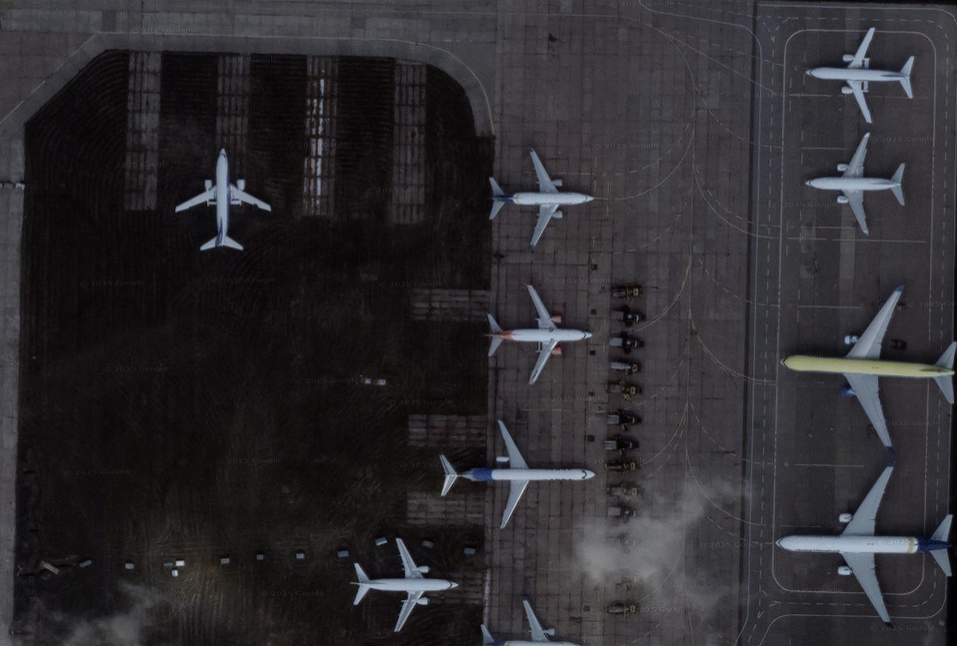
#> input picture Lab2/planes1.png, 957 x 646 px
$ python Lab2.py
#> lines starting #> are read from the running program, lines starting #| are printed output that depends on the picture; after the words box and inside, x2 and y2 are one past the last pixel; in counts of white or black regions, pixels touching at a corner belong together; long printed decimals are rounded
import cv2
import matplotlib.pyplot as plt
import matplotlib

matplotlib.use('TkAgg')
from skimage.metrics import structural_similarity


def image_read(file_path1, file_path2):
#> called with file_path1 = 'planes1.png', file_path2 = 'planes_light_back.png'
    image1 = cv2.imread(file_path1)
#> image1 is the input picture: shape (646, 957, 3); mean B, G, R 47.2, 43.8, 45.5
    image2 = cv2.imread(file_path2)
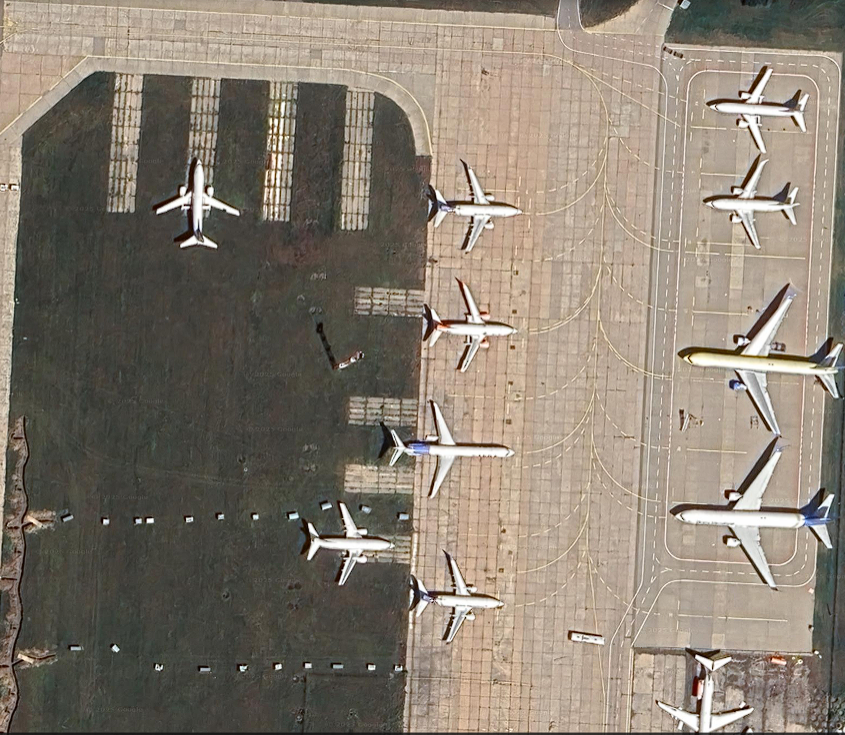
#> input picture Lab2/planes_light_back.png, 845 x 735 px
#> image2 is the input picture: shape (735, 845, 3); mean B, G, R 112.9, 125.7, 135.6
    image1 = cv2.resize(image1, (800, 500))
#> image1: shape (500, 800, 3)
    image2 = cv2.resize(image2, (800, 500))
#> image2: shape (500, 800, 3)

    plt.figure(figsize=(10, 5))
    plt.subplot(1, 2, 1)
    image1 = cv2.cvtColor(image1, cv2.COLOR_BGR2RGB)
    plt.imshow(image1)
    plt.axis('off')
    plt.title('Image 1')

    plt.subplot(1, 2, 2)
    image2 = cv2.cvtColor(image2, cv2.COLOR_BGR2RGB)
    plt.imshow(image2)
    plt.axis('off')
    plt.title('Image 2')
    plt.show()
    return image1, image2


def compare_image(edges1, edges2):
    ssim_score = structural_similarity(edges1, edges2)
    return ssim_score


def draw_contours(image1, image2, edges1, edges2):
    contours1, _ = cv2.findContours(edges1, cv2.RETR_EXTERNAL, cv2.CHAIN_APPROX_SIMPLE)
    contours2, _ = cv2.findContours(edges2, cv2.RETR_EXTERNAL, cv2.CHAIN_APPROX_SIMPLE)

    contour_img1 = image1.copy()
    contour_img2 = image2.copy()

    plt.figure(figsize=(10, 5))
    plt.subplot(1, 2, 1)

    cv2.drawContours(contour_img1, contours1, -1, (0, 255, 0), 2)

    plt.imshow(contour_img1)
    plt.axis('off')
    plt.title('Contours Image 1')

    plt.subplot(1, 2, 2)

    cv2.drawContours(contour_img2, contours2, -1, (0, 255, 0), 2)
    plt.imshow(contour_img2)
    plt.axis('off')
    plt.title('Contours Image 2')
    plt.show()
    return contour_img1, contour_img2


def analyse_images(image1, image2):
    gray1 = cv2.cvtColor(image1, cv2.COLOR_RGB2GRAY)
    gray2 = cv2.cvtColor(image2, cv2.COLOR_RGB2GRAY)


    plt.figure(figsize=(10, 5))
    plt.subplot(1, 2, 1)
    plt.imshow(gray1, cmap='gray')
    plt.axis('off')
    plt.title('Image 1 Grayscale')
    plt.subplot(1, 2, 2)
    plt.imshow(gray2, cmap='gray')
    plt.axis('off')
    plt.title('Image 2 Grayscale')
    plt.show()

    gray1 = cv2.createCLAHE(clipLimit=2.0, tileGridSize=(8, 8)).apply(gray1)
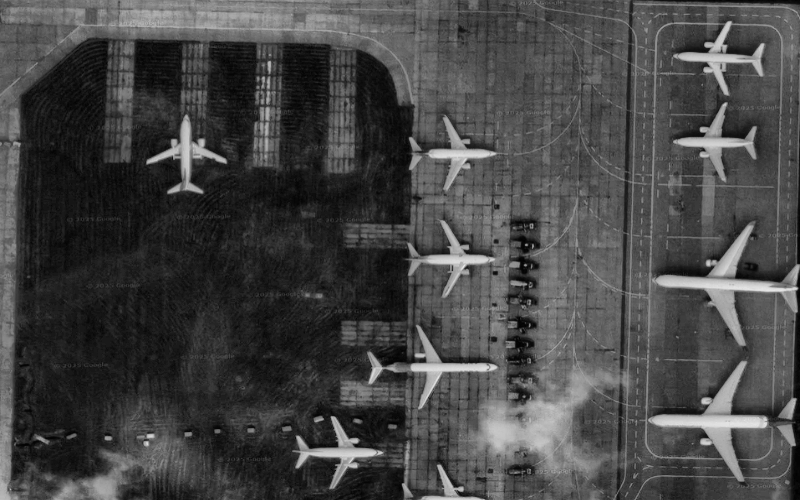
#> gray1: shape (500, 800); min 1, max 232, mean 69.3
    gray2 = cv2.createCLAHE(clipLimit=2.0, tileGridSize=(8, 8)).apply(gray2)

    plt.figure(figsize=(10, 5))
    plt.subplot(1, 2, 1)
    plt.imshow(gray1, cmap='gray')
    plt.axis('off')
    plt.title('Image 1 CLAHE')
    plt.subplot(1, 2, 2)
    plt.imshow(gray2, cmap='gray')
    plt.axis('off')
    plt.title('Image 2 CLAHE')
    plt.show()


    blur1 = cv2.GaussianBlur(gray1, (7, 7), 0)
    blur2 = cv2.GaussianBlur(gray2, (7, 7), 0)
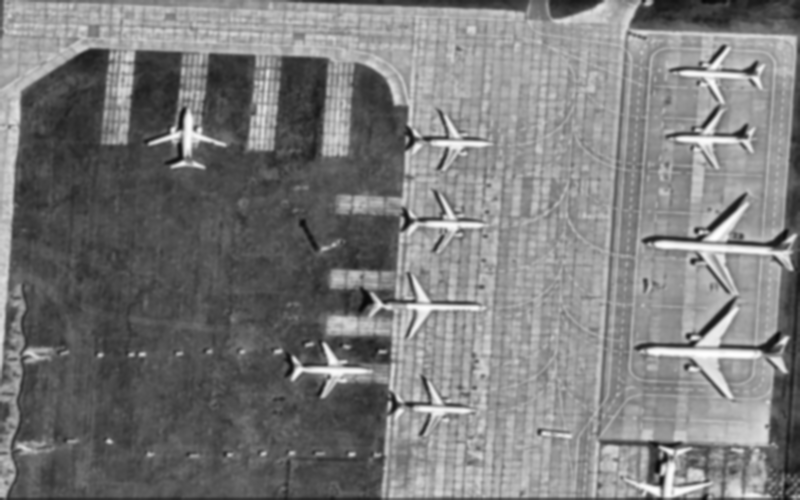
#> blur2: shape (500, 800); min 8, max 254, mean 123
    plt.figure(figsize=(10, 5))
    plt.subplot(1, 2, 1)
    plt.imshow(blur1, cmap='gray')
    plt.axis('off')
    plt.title('Image 1 Gaussian Blur')
    plt.subplot(1, 2, 2)
    plt.imshow(blur2, cmap='gray')
    plt.axis('off')
    plt.title('Image 2 Gaussian Blur')
    plt.show()

    edges1 = cv2.Canny(blur1, 120, 200)
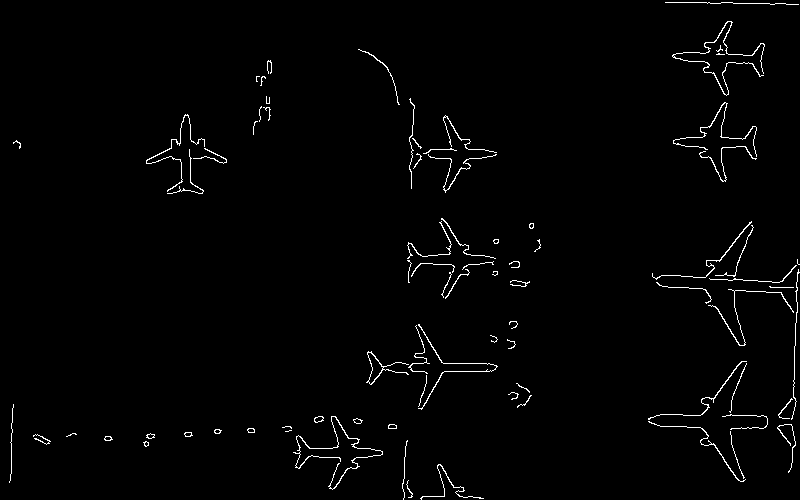
#> edges1: shape (500, 800); 1.5% white in thin lines or dots
    edges2 = cv2.Canny(blur2, 200, 370)
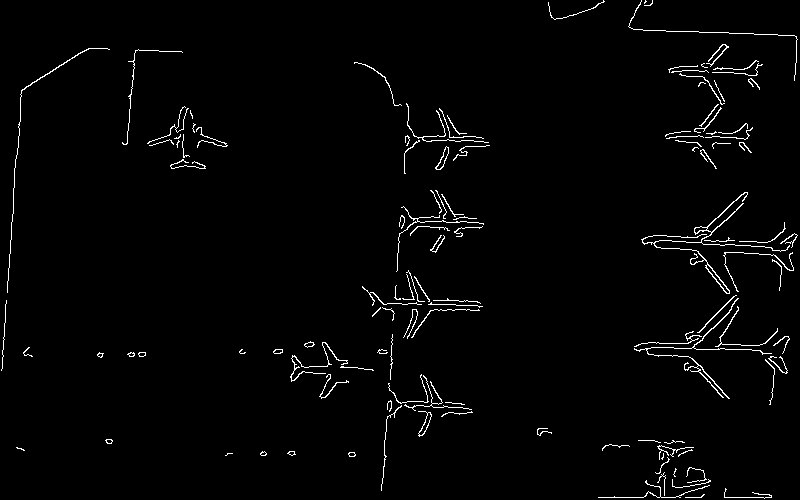
#> edges2: shape (500, 800); 1.9% white in thin lines or dots

    plt.figure(figsize=(10, 5))
    plt.subplot(1, 2, 1)
    plt.imshow(edges1, cmap='gray')
    plt.axis('off')
    plt.title('Image 1 Canny Edges')
    plt.subplot(1, 2, 2)
    plt.imshow(edges2, cmap='gray')
    plt.axis('off')
    plt.title('Image 2 Canny Edges')
    plt.show()

    return edges1, edges2


satellite_img1, satellite_img2 = image_read('planes1.png', 'planes_light_back.png')

edges1, edges2 = analyse_images(satellite_img1, satellite_img2)

contour_img1 = draw_contours(satellite_img1, satellite_img2, edges1, edges2)
#> in draw_contours, `contours1, _ = cv2.findContours(edges1, cv2.RETR_EXTERNAL, cv2.CHAIN_A..`: contours1 = 80 contours, 55 with area under 20; largest, box (x1, y1, x2, y2) and area: (366, 351, 409, 385) 260, (672, 21, 765, 96) 78, (293, 416, 383, 490) 76, (652, 221, 752, 280) 48, (418, 324, 498, 410) 45
#> in draw_contours, `contours2, _ = cv2.findContours(edges2, cv2.RETR_EXTERNAL, cv2.CHAIN_A..`: contours2 = 119 contours, 98 with area under 20; largest, box (x1, y1, x2, y2) and area: (641, 192, 790, 294) 312, (634, 298, 772, 399) 120, (435, 146, 449, 170) 108, (418, 411, 432, 437) 106, (290, 342, 348, 382) 48
#> in draw_contours, `cv2.drawContours(contour_img1, contours1, -1, (0, 255, 0), 2)`:
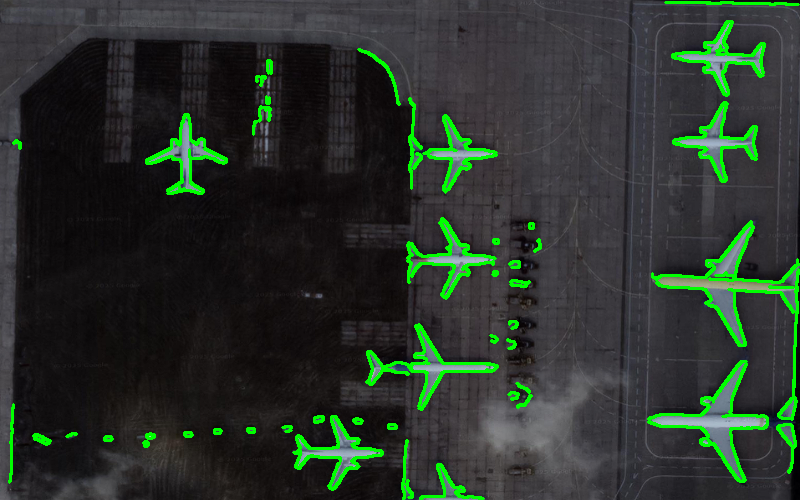
#> contour_img1: shape (500, 800, 3); mean R, G, B 42.3, 52.3, 43.4
#> in draw_contours, `cv2.drawContours(contour_img2, contours2, -1, (0, 255, 0), 2)`:
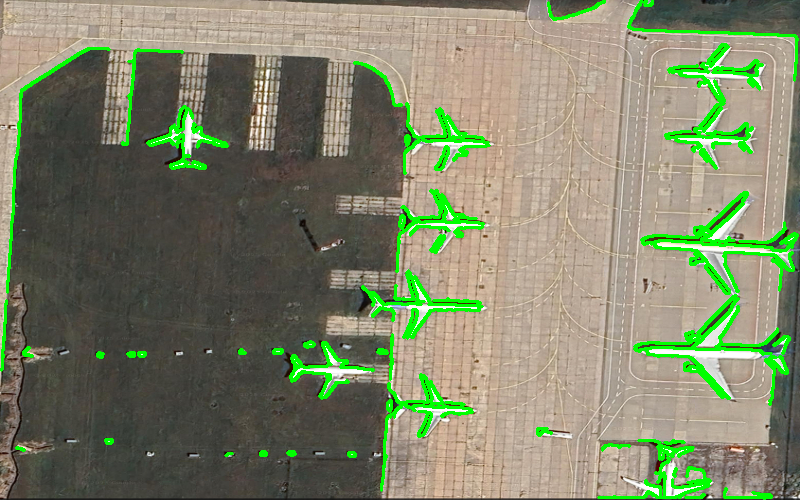
#> contour_img2: shape (500, 800, 3); mean R, G, B 126.2, 132.1, 104.7
ssim_score = compare_image(edges1, edges2)
#> in compare_image, `ssim_score = structural_similarity(edges1, edges2)`: ssim_score = 0.801
#> ssim_score = 0.801
print(f'SSIM score between the two images: {ssim_score}')
#| SSIM score between the two images: 0.8009
